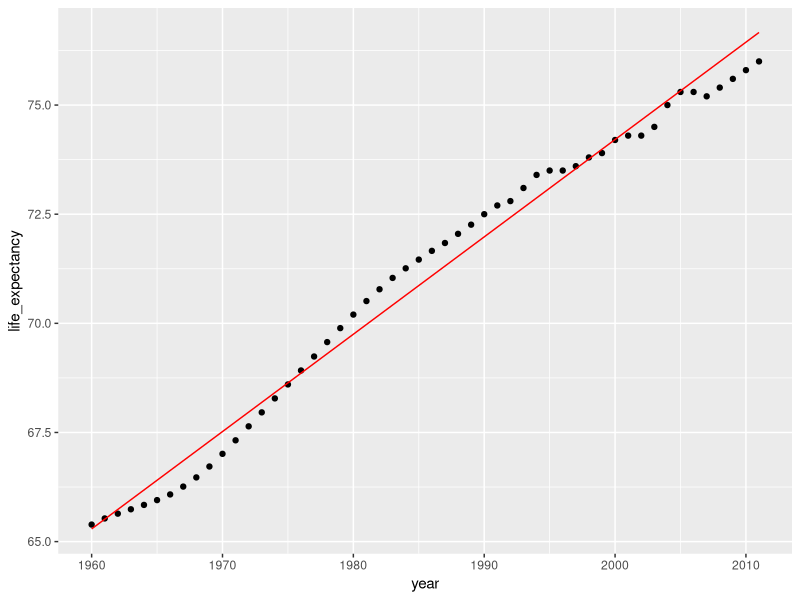
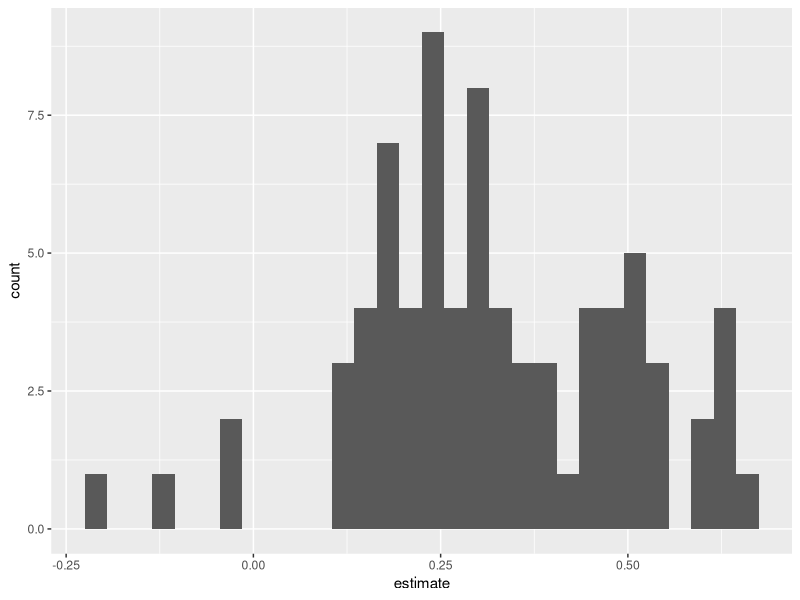
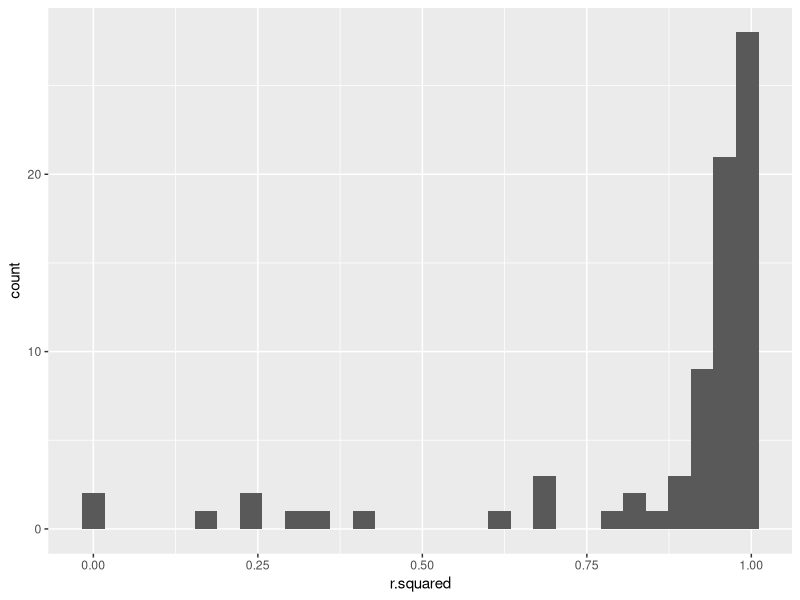
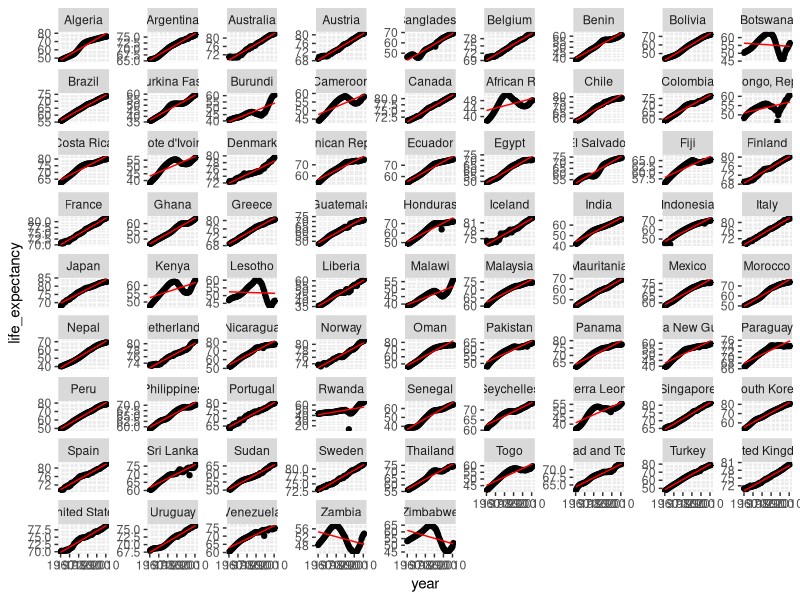
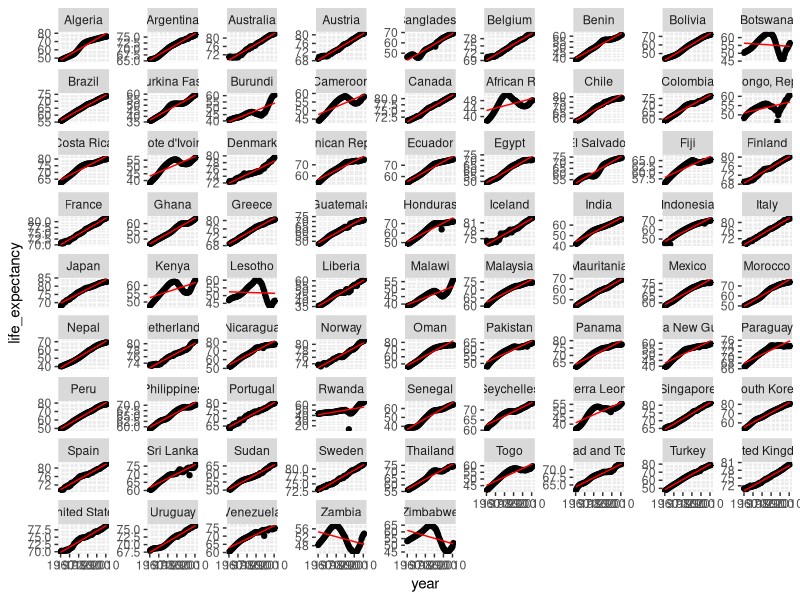

Write the R code that produced these figures, in order.
## ---- chunk 1
knitr::opts_chunk$set(echo = TRUE, message = FALSE, warning = FALSE)
library(tidyverse)
select <- dplyr::select
library(dslabs)
gapminder <- gapminder %>% drop_na(population)
gapminder <- read.csv("gapminder.csv") %>% select(-1) %>% as.tibble()
library(broom)
library(rsample)

## ---- chunk 2
# Explore gapminder
head(gapminder)

# Prepare the nested dataframe gap_nested
gap_nested <- gapminder %>% group_by(country) %>% nest()

# Explore gap_nested
head(gap_nested)
## ---- chunk 3
# Create the unnested dataframe called gap_unnnested
gap_unnested <- gap_nested %>% unnest() %>% arrange(year) %>% as.data.frame() 

# Confirm that your data was not modified  
identical(gapminder, gap_unnested)
## ---- chunk 4
# Extract the data of Algeria
algeria_df <- gap_nested$data[[2]]

# Calculate the minimum of the population vector
min(algeria_df$population)

# Calculate the maximum of the population vector
max(algeria_df$population)

# Calculate the mean of the population vector
mean(algeria_df$population)
## ---- chunk 5
# Calculate the mean population for each country
pop_nested <- gap_nested %>% mutate(mean_pop = map(data, ~mean(.x$population)))

# Take a look at pop_nested
head(pop_nested)

# Extract the mean_pop value by using unnest
pop_mean <- pop_nested %>% unnest(mean_pop)

# Take a look at pop_mean
head(pop_mean)
## ---- chunk 6
# Calculate mean population and store result as a double
pop_mean <- gap_nested %>% mutate(mean_pop = map_dbl(data, ~mean(.x$population)))

# Take a look at pop_mean
head(pop_mean)
## ---- chunk 7
# Build a linear model for each country
gap_models <- gap_nested %>% mutate(model = map(data, ~lm(formula = life_expectancy~year, data = .x)))
    
# Extract the model for Algeria    
algeria_model <- gap_models$model[[2]]

# View the summary for the Algeria model
summary(algeria_model)
## ---- chunk 8
# Extract the coefficients of the algeria_model as a dataframe
tidy(algeria_model)

# Extract the statistics of the algeria_model as a dataframe
glance(algeria_model)
## ---- chunk 9
# Build the augmented dataframe
algeria_fitted <- augment(algeria_model)

# Compare the predicted values with the actual values of life expectancy
algeria_fitted %>% ggplot(aes(x = year)) +
  geom_point(aes(y = life_expectancy)) + 
  geom_line(aes(y = .fitted), color = "red")
## ---- chunk 10
# Extract the coefficient statistics of each model into nested dataframes
model_coef_nested <- gap_models %>% mutate(coef = map(model, ~tidy(.x)))
    
# Simplify the coef dataframes for each model    
model_coef <- model_coef_nested %>% unnest(coef)

# Plot a histogram of the coefficient estimates for year         
model_coef %>% filter(term == "year") %>% ggplot(aes(x = estimate)) +
  geom_histogram()
## ---- chunk 11
# Extract the fit statistics of each model into dataframes
model_perf_nested <- gap_models %>% mutate(fit = map(model, ~glance(.x)))

# Simplify the fit dataframes for each model    
model_perf <- model_perf_nested %>% unnest(fit)
    
# Look at the first six rows of model_perf
head(model_perf)
## ---- chunk 12
# Plot a histogram of rsquared for the 77 models    
model_perf %>% ggplot(aes(x = r.squared)) + geom_histogram()
  
# Extract the 4 best fitting models
best_fit <- model_perf %>% top_n(n = 4, wt = r.squared)

# Extract the 4 models with the worst fit
worst_fit <- model_perf %>% top_n(n = 4, wt = -r.squared)
## ---- chunk 13
best_augmented <- best_fit %>% 
  # Build the augmented dataframe for each country model
  mutate(augmented = map(model, ~augment(.x))) %>% 
  # Expand the augmented dataframes
  unnest(augmented)

worst_augmented <- worst_fit %>% 
  # Build the augmented dataframe for each country model
  mutate(augmented = map(model, ~augment(.x))) %>% 
  # Expand the augmented dataframes
  unnest(augmented)
## ---- chunk 14
# Compare the predicted values with the actual values of life expectancy 
# for the top 4 best fitting models
best_augmented %>% 
  ggplot(aes(x = year)) +
  geom_point(aes(y = life_expectancy)) + 
  geom_line(aes(y = .fitted), color = "red") +
  facet_wrap(~country, scales = "free_y")

# Compare the predicted values with the actual values of life expectancy 
# for the top 4 worst fitting models
worst_augmented %>% 
  ggplot(aes(x = year)) +
  geom_point(aes(y = life_expectancy)) + 
  geom_line(aes(y = .fitted), color = "red") +
  facet_wrap(~country, scales = "free_y")
## ---- chunk 15


# Build a linear model for each country using all features
gap_fullmodel <- gap_nested %>% mutate(model = map(data, ~lm(life_expectancy~., data = .x)))

fullmodel_perf <- gap_fullmodel %>% 
  # Extract the fit statistics of each model into dataframes
  mutate(fit = map(model, ~glance(.x))) %>% 
  # Simplify the fit dataframes for each model
  unnest(fit)
  
# View the performance for the four countries with the worst fitting 
# four simple models you looked at before
fullmodel_perf %>% 
  filter(country %in% worst_fit$country) %>% 
  select(country, adj.r.squared)
## ---- chunk 16
set.seed(42)

# Prepare the initial split object
gap_split <- initial_split(gapminder, prop = .75)

# Extract the training dataframe
training_data <- training(gap_split)

# Extract the testing dataframe
testing_data <- testing(gap_split)

# Calculate the dimensions of both training_data and testing_data
dim(training_data)
dim(testing_data)
## ---- chunk 17
set.seed(42)

# Prepare the dataframe containing the cross validation partitions
cv_split <- vfold_cv(training_data, v = 5)

cv_data <- cv_split %>% 
  mutate(
    # Extract the train dataframe for each split
    train = map(splits, ~training(.x)), 
    # Extract the validate dataframe for each split
    validate = map(splits, ~testing(.x))
  )

# Use head() to preview cv_data
head(cv_data)
## ---- chunk 18
# Build a model using the train data for each fold of the cross validation
cv_models_lm <- cv_data %>% mutate(model = map(train, ~lm(formula = life_expectancy~., data = .x)))
## ---- chunk 19
cv_prep_lm <- cv_models_lm %>% 
  mutate(
    # Extract the recorded life expectancy for the records in the validate dataframes
    validate_actual = map(validate, ~.x$life_expectancy),
    # Predict life expectancy for each validate set using its corresponding model
    validate_predicted = map2(.x = model, .y = validate, ~predict(.x, .y))
  )
## ---- chunk 20
library(Metrics)
mae <- Metrics::mae
# Calculate the mean absolute error for each validate fold       
cv_eval_lm <- cv_prep_lm %>% 
  mutate(validate_mae = map2_dbl(validate_actual, validate_predicted, ~mae(actual = .x, predicted = .y)))

# Print the validate_mae column
cv_eval_lm$validate_mae

# Calculate the mean of validate_mae column
mean(cv_eval_lm$validate_mae)
## ---- chunk 21
library(ranger)

# Build a random forest model for each fold
cv_models_rf <- cv_data %>% 
  mutate(model = map(train, ~ranger(formula = life_expectancy~., data = .x,
                                    num.trees = 100, seed = 42)))

# Generate predictions using the random forest model
cv_prep_rf <- cv_models_rf %>% 
  mutate(validate_actual = map(validate, ~.x$life_expectancy), validate_predicted = map2(.x = model, .y = validate, ~predict(.x, .y)$predictions))
## ---- chunk 22
library(ranger)

# Calculate validate MAE for each fold
cv_eval_rf <- cv_prep_rf %>% 
  mutate(validate_mae = map2_dbl(validate_actual, validate_predicted, ~mae(actual = .x, predicted = .y)))

# Print the validate_mae column
cv_eval_rf$validate_mae

# Calculate the mean of validate_mae column
mean(cv_eval_rf$validate_mae)
## ---- chunk 23
# Prepare for tuning your cross validation folds by varying mtry
cv_tune <- cv_data %>% crossing(mtry = 2:5) 

# Build a model for each fold & mtry combination
cv_model_tunerf <- cv_tune %>% mutate(model = map2(.x = train, .y = mtry, ~ranger(formula = life_expectancy~., 
                                              data = .x, mtry = .y, 
                                              num.trees = 100, seed = 42)))
## ---- chunk 24
# Generate validate predictions for each model
cv_prep_tunerf <- cv_model_tunerf %>% mutate(validate_actual = map(validate, ~.x$life_expectancy), validate_predicted = map2(.x = model, .y = validate, ~predict(.x, .y)$predictions))

# Calculate validate MAE for each fold and mtry combination
cv_eval_tunerf <- cv_prep_tunerf %>% 
  mutate(validate_mae = map2_dbl(.x = validate_actual, .y = validate_predicted, ~mae(actual = .x, predicted = .y)))

# Calculate the mean validate_mae for each mtry used  
cv_eval_tunerf %>% 
  group_by(mtry) %>% 
  summarise(mean_mae = mean(validate_mae))
## ---- chunk 25
# Build the model using all training data and the best performing parameter
best_model <- ranger(formula = life_expectancy~., data = training_data,
                     mtry = 4, num.trees = 100, seed = 42)

# Prepare the test_actual vector
test_actual <- testing_data$life_expectancy

# Predict life_expectancy for the testing_data
test_predicted <- predict(best_model, testing_data)$predictions

# Calculate the test MAE
mae(test_actual, test_predicted)
## ---- chunk 26
set.seed(42)

attrition <- read.csv("attrition.csv") %>% select(-1)

# Prepare the initial split object
data_split <- initial_split(attrition, prop = 0.75)

# Extract the training dataframe
training_data <- training(data_split)

# Extract the testing dataframe
testing_data <- testing(data_split)

cv_split <- vfold_cv(training_data, v = 5)

cv_data <- cv_split %>% 
  mutate(
    # Extract the train dataframe for each split
    train = map(splits, ~training(.x)),
    # Extract the validate dataframe for each split
    validate = map(splits, ~testing(.x))
  )
